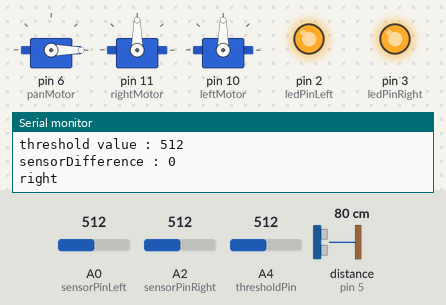
Bench run of a sketch on a simulated Arduino Uno, built with avr-gcc and run on an emulated ATmega328P. Parts: 3 × servo, output pins drawn as LEDs (lit = HIGH), the last lines printed to the serial monitor. Wiring (inferred from the names in the program): ultrasonic range finder: trigger pin 5; echo pin 5. The test bench sets the inputs (shaded band); at power-on: distance to the obstacle (sensor on pin 5) 80 cm, A0 (sensorPinLeft) = 512, A2 (sensorPinRight) = 512, A4 (thresholdPin) = 512. The echo pulse lasts 58.3 µs per cm.

Above: at 3.8 s.
3.9 s: distance to the obstacle (sensor on pin 5) set to 2 cm
At 5.4 s:
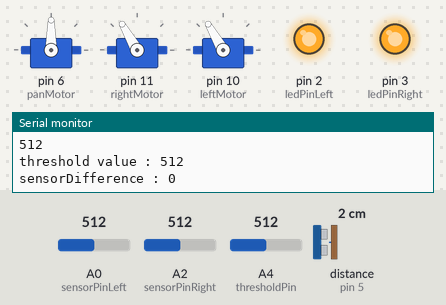
7.5 s: distance to the obstacle (sensor on pin 5) set to 9 cm
11.0 s: A0 (sensorPinLeft) set to 529
At 15.4 s:
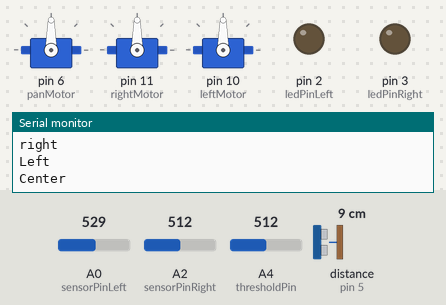
15.5 s: A2 (sensorPinRight) set to 537
19.0 s: A2 (sensorPinRight) set to 565
At 20.9 s:
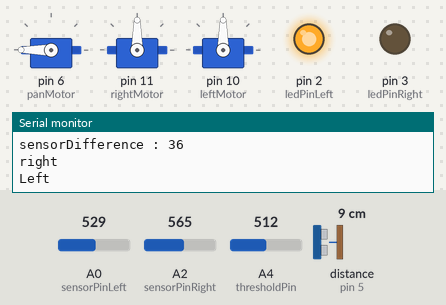
22.5 s: A0 (sensorPinLeft) set to 551
At 24.4 s:
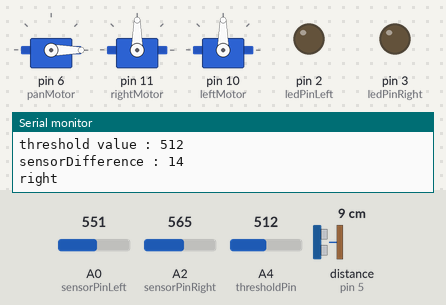
Timing chart, 0 to 27.5 s (numbered marks = the images above; inputs shaded):
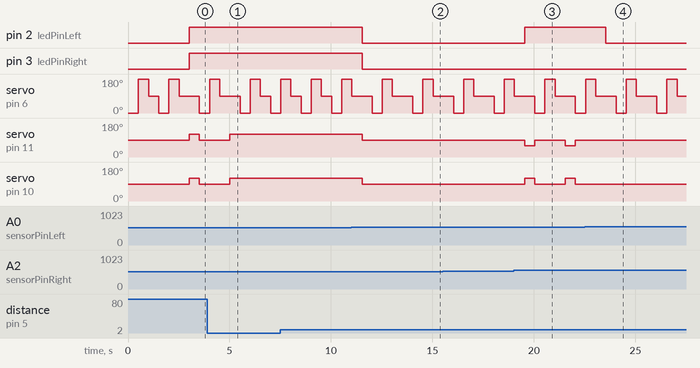

The sketch:

servo_sensor_test.ino
```cpp
/*
Reads photosensor value at analog pin 2
*/

// Servo library.
#include <Servo.h>

// Constants for pins.
int sensorPinLeft = A0;
int sensorPinRight = A2;
int thresholdPin = A4;
int lightValueLeft = 0;
int lightValueRight = 0;
int thresholdValue = 0;
int ledPinLeft = 2;
int ledPinRight = 3;
int sensorDifference = 0;
int closeness = 25;
int pingPin = 5;
int moveTime = 500;

// Constant rotations for main driving servos.
const int RForward = 60;
const int RBackward = 120;

const int LForward = 120;
const int LBackward = 60;

const int RNeutral = 90;
const int LNeutral = 90;

// Main driving servos.
Servo leftMotor;
Servo rightMotor;

// Ultrasonic panning servo.
Servo panMotor;

void setup() {

  panMotor.attach(6);
  rightMotor.attach(11);
  leftMotor.attach(10);
  panMotor.write(0);

  Serial.begin(9600);
  Serial.println("This monitor will show us which way the servo motor has turned");
  pinMode(ledPinLeft, OUTPUT);
  pinMode(ledPinRight, OUTPUT);

}

void loop() {
  long duration, cm;
  // The PING))) is triggered by a HIGH pulse of 2 or more microseconds.
  // Give a short LOW pulse beforehand to ensure a clean HIGH pulse:
  pinMode(pingPin, OUTPUT);
  digitalWrite(pingPin, LOW);
  delayMicroseconds(2);
  digitalWrite(pingPin, HIGH);
  delayMicroseconds(5);
  digitalWrite(pingPin, LOW);

  // The same pin is used to read the signal from the PING))): a HIGH pulse
  // whose duration is the time (in microseconds) from the sending of the ping
  // to the reception of its echo off of an object.
  pinMode(pingPin, INPUT);
  duration = pulseIn(pingPin, HIGH);

  cm = microsecondsToCentimeters(duration);
  Serial.print(cm);
  Serial.print("cm");
  Serial.println();

  panServo();

  while(cm > 5){
      panServo();

      pinMode(pingPin, OUTPUT);
      digitalWrite(pingPin, LOW);
      delayMicroseconds(2);
      digitalWrite(pingPin, HIGH);
      delayMicroseconds(5);
      digitalWrite(pingPin, LOW);
      pinMode(pingPin, INPUT);
      duration = pulseIn(pingPin, HIGH);

      cm = microsecondsToCentimeters(duration);
      Serial.print(cm);
      Serial.print("cm");
      Serial.println();

      lightValueLeft = analogRead(sensorPinLeft);
      leftTurn();
      Serial.println(lightValueLeft);

      lightValueRight = analogRead(sensorPinRight);
      rightTurn();
      Serial.println(lightValueRight);

      thresholdValue = analogRead(thresholdPin);
      Serial.print("threshold value : ");
      Serial.println(thresholdValue);

      sensorDifference = abs(lightValueLeft - lightValueRight);
      Serial.print("sensorDifference : ");
      Serial.println(sensorDifference);

      // Forward procedure
      if( lightValueLeft   <= thresholdValue   &&
          lightValueRight  <= thresholdValue   &&
          sensorDifference <= closeness        &&
          lightValueLeft   >= thresholdValue/2 &&
          lightValueRight  >= thresholdValue/2){

            forwardMotion();
            digitalWrite(ledPinLeft, HIGH);
            digitalWrite(ledPinRight, HIGH);
            delay(moveTime);
            stopMotion();
          }
      else if(lightValueLeft   >= thresholdValue &&
              lightValueRight  >= thresholdValue &&
              sensorDifference <= closeness){
                stopMotion();
                digitalWrite(ledPinLeft, LOW);
                digitalWrite(ledPinRight, LOW);
                delay(moveTime);
                stopMotion();
              }
      else if(lightValueLeft > lightValueRight  &&
              sensorDifference > closeness      &&
              lightValueLeft >= thresholdValue  &&
              lightValueRight >= thresholdValue/2){
                rightTurn();
                digitalWrite(ledPinLeft, LOW);
                digitalWrite(ledPinRight, HIGH);
                delay(moveTime);
                stopMotion();
              }
      else if(lightValueRight > lightValueLeft &&
              sensorDifference > closeness     &&
              lightValueRight  >= thresholdValue &&
              lightValueLeft >= thresholdValue/2){
                leftTurn();
                digitalWrite(ledPinLeft, HIGH);
                digitalWrite(ledPinRight, LOW);
                delay(moveTime);
                stopMotion();
              }
      else{
                repositionMovement();
                stopMotion();
      }
  }
  repositionMovement();

}

long microsecondsToCentimeters(long microseconds) {
  // The speed of sound is 340 m/s or 29 microseconds per centimeter.
  // The ping travels out and back, so to find the distance of the object we
  // take half of the distance travelled.
  return microseconds / 29 / 2;
}

void repositionMovement(){
  Serial.println("LOST");
  reverseMotion();
  digitalWrite(ledPinLeft, LOW);
  digitalWrite(ledPinRight, LOW);
  leftTurn();
  digitalWrite(ledPinLeft, HIGH);
  digitalWrite(ledPinRight, HIGH);
  rightTurn();
  forwardMotion();
}

void panServo(){
  panMotor.write(0); // turn to the right
  Serial.println("right");
  delay(500);
  panMotor.write(180);
  Serial.println("Left");
  delay(500);
  panMotor.write(90);
  Serial.println("Center");
  delay(500);
}

void stopMotion(){
  leftMotor.write(RNeutral);
  rightMotor.write(LNeutral);
}

void forwardMotion(){
  leftMotor.write(LForward);
  rightMotor.write(RBackward);
}

void reverseMotion(){
  leftMotor.write(LBackward);
  rightMotor.write(RForward);
}

void leftTurn(){
  leftMotor.write(LForward);
  rightMotor.write(RForward);
}

void rightTurn(){
  leftMotor.write(LBackward);
  rightMotor.write(RBackward);
}
```

Measured:
- the behaviour switches between 512 and 513 on A0 (sensorPinLeft) (found by bisection; images 1 and 2)
- the behaviour switches between 554 and 555 on A2 (sensorPinRight) (found by bisection; images 2 and 3)
- the behaviour switches between 539 and 540 on A0 (sensorPinLeft) (found by bisection; images 3 and 4)
- after the input at 3.9 s, servo on pin 11 (rightMotor), servo on pin 10 (leftMotor): goes on until 5.0 s, then stays 120°
- after the input at 11.0 s, pin 2 (ledPinLeft), pin 3 (ledPinRight): HIGH → LOW after 0.53 s
- after the input at 19.0 s, pin 2 (ledPinLeft): LOW → HIGH after 0.55 s; servo on pin 11 (rightMotor): alternates 90° for 1.5 s and 60° for 0.50 s, starting after 0.55 s; servo on pin 10 (leftMotor): alternates 120° for 0.50 s and 90° for 1.5 s, starting after 0.55 s
- after the input at 22.5 s, pin 2 (ledPinLeft): HIGH → LOW after 1.1 s; servo on pin 11 (rightMotor), servo on pin 10 (leftMotor): stops changing and stays 90°
- by itself, servo on pin 6 (panMotor): repeats every 2.0 s: 90° 1.0 s, 0° 0.50 s, 180° 0.50 s
